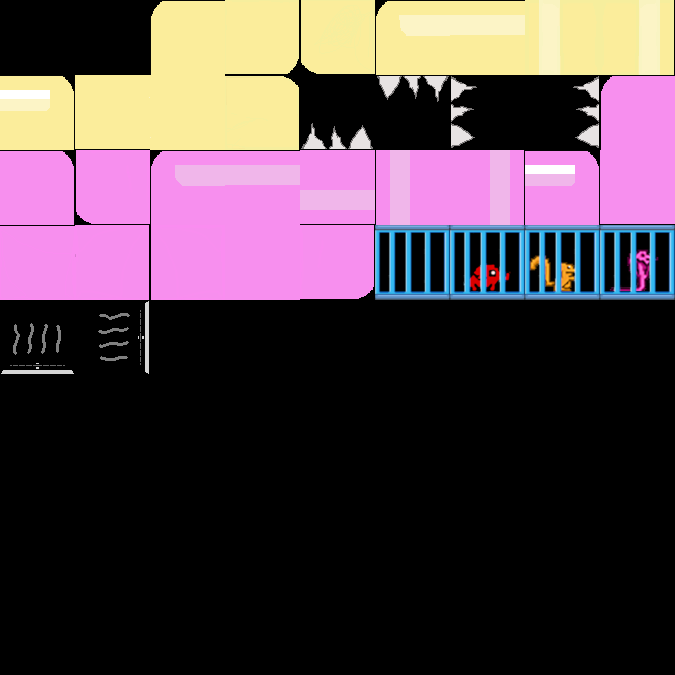

Rendered tile map (Tiled .tmx) drawn with the repository's tilesets; below, a short description and the full map source, tile grids included:
An orthogonal 9x9 tile map with 75x75 px tiles, 1 tile layer (Tile Layer 1).

<map version="1.0" tiledversion="1.1.6" orientation="orthogonal" renderorder="right-down" width="9" height="9" tilewidth="75" tileheight="75" infinite="0" nextobjectid="1">
 <tileset firstgid="1" source="tilesetfinal.tsx" />
 <layer name="Tile Layer 1" width="9" height="9">
  <data encoding="csv">
0,0,3,4,5,6,7,8,9,
10,11,12,13,14,15,16,17,18,
19,20,21,22,23,24,25,26,27,
28,29,30,31,32,33,34,35,36,
37,38,0,0,0,0,0,0,0,
0,0,0,0,0,0,0,0,0,
0,0,0,0,0,0,0,0,0,
0,0,0,0,0,0,0,0,0,
0,0,0,0,0,0,0,0,0
</data>
 </layer>
</map>
